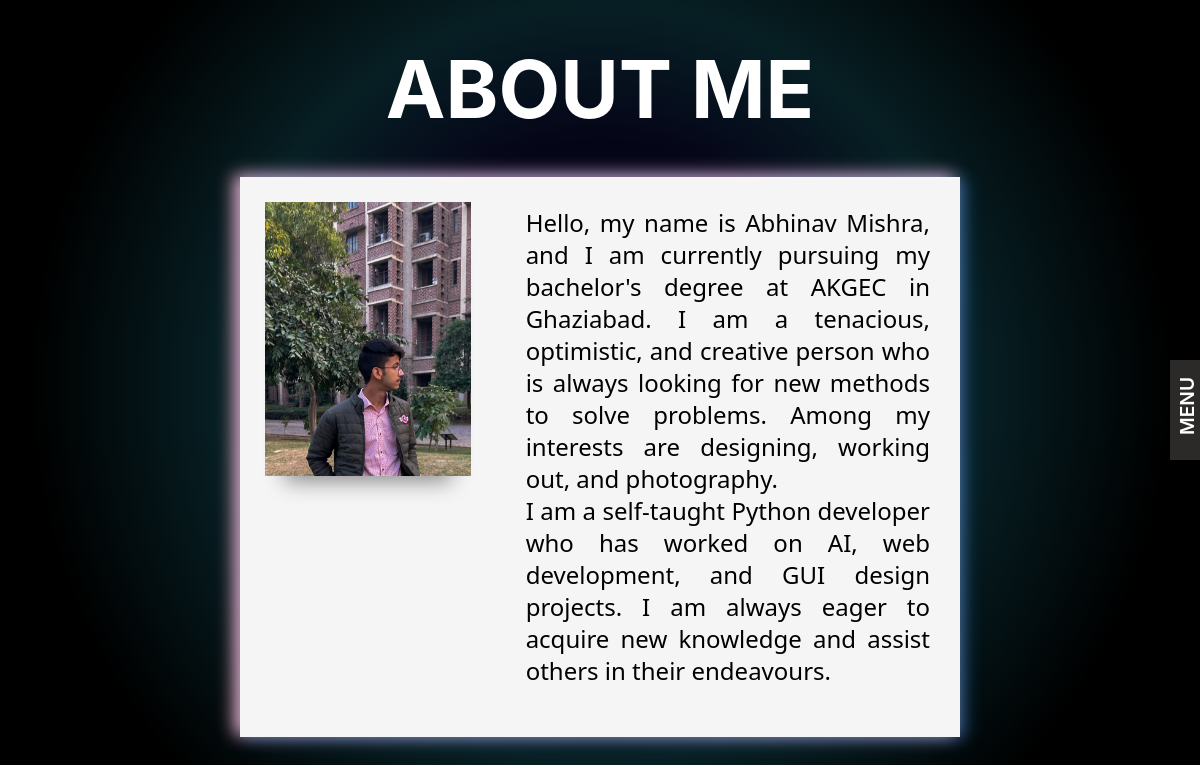
The page /about/ on the database its author committed.
### Abhinav/models.py (models this page shows, shortened)
class UserAboutPage(models.Model):
    name = models.CharField(max_length=50)
    Image = models.ImageField(default=' image_21.jpeg',upload_to='images/')
    description = models.TextField()
    class Meta:
        verbose_name = ' ABOUT PAGE'

### Abhinav/views.py (the view)
# urls.py: path('about/', views.AboutPage.as_view() , name='about'),
class AboutPage(ListView):
    model = UserAboutPage
    template_name = 'person/about.html'
    context_object_name = 'about'

### Abhinav/templates/person/about.html
{% extends 'base.html' %}
{% block content %}
{% load static %}
<link rel='stylesheet' href="{% static 'css/person/about.css' %}">
{% for about in about %}
<h2 class='heading1'>ABOUT ME</h2>
<div class='center-div'>
    <div class='about-main'>
        <img class='about-img' src= '{{ about.Image.url }}'>
        <p class='about-me'>{{ about.description|linebreaksbr }}</p>
    </div>
</div>
{% endfor %}
{% endblock content %}

### Abhinav/static/css/base.css (style rules this page uses)
html { scroll-behavior: smooth; }
body { font-family: -apple-system, BlinkMacSystemFont, 'Segoe UI', Roboto, Oxygen, Ubuntu, Cantarell, 'Open Sans', 'Helvetica Neue', sans-serif; color: white; background: rgb(5,5,24); background: radial-gradient(circle, rgba(5,5,24,1) 34%, rgba(7,31,36,1) 53%, rgba(0,0,0,1) 80%, rgba(0,0,0,1) 99%); margin: 0; padding: 0; animation: transOnLoad 0.7s ease-in-out; }

### Abhinav/static/css/navbar/navbar.css (style rules this page uses)
* { margin: 0px; padding: 0px; }

### Abhinav/static/css/person/about.css (style rules this page uses)
.heading1 { text-align: center; padding: 3%; font-size: 2.5rem; padding: 20px 0 20px 0; color: #fff; background: transparent; zoom: 200%; }
.about-main { text-align: center; width: 60%; background: whitesmoke; box-shadow: #2277c27a 6px 2px 16px 0px, #eeaeca -6px -2px 16px 0px; padding-bottom: 20px; display: flex; }
.about-me { margin: 30px; color: black; font-size: 1.5rem; font-family: 'Segoe UI', Tahoma, Geneva, Verdana, sans-serif; line-height: 2rem; font-stretch: condensed; font-weight: 200; text-decoration: none; text-align: justify; animation: fadeInAnimation ease 1s; animation-fill-mode: forwards; }
.about-img { margin: 25px; width: 217px; height: 274px; box-shadow: rgba(0, 0, 0, 0.45) 0px 25px 20px -20px; animation: fadeInAnimation ease 2s; animation-fill-mode: forwards; }
.center-div { display: flex; justify-content: center; margin-bottom: 30px; }

### rows shown on the page
UserAboutPage: Image (picture), description "Hello, my name is Abhinav Mishra, and I am currently pursuing my bachelor's degree at AKGEC in Ghaziabad. I am a tenacious, optimistic, and creative person who is always looking for new methods to solve problems. Among my interests are designing, working out, and photography. I am a self-taught Python developer who has worked on AI, web development, and GUI design projects. I am always eager to acquire new knowledge and assist others in their endeavours."
